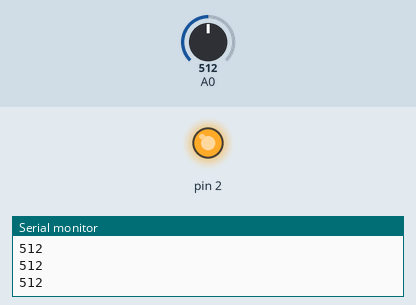
Simulated run of this sketch. Board: Arduino Uno, built with avr-gcc and run on an emulated ATmega328P. On the bench: output pins drawn as LEDs (lit = HIGH), the last lines printed to the serial monitor. The inputs (shaded band) are chosen by the test bench; at power-on: A0 = 512.

Above: at 1.2 s.
1.3 s: A0 set to 114
2.8 s: A0 set to 94
At 4.0 s:
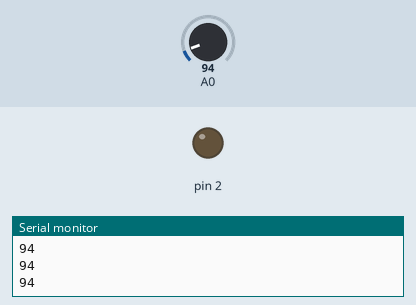
4.3 s: A0 set to 115
At 5.5 s:
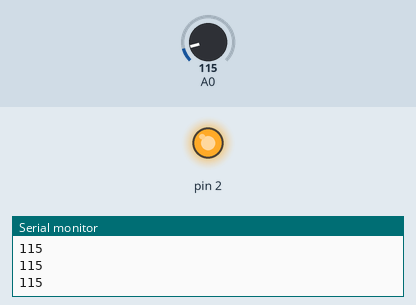
5.8 s: A0 set to 95
At 7.1 s:
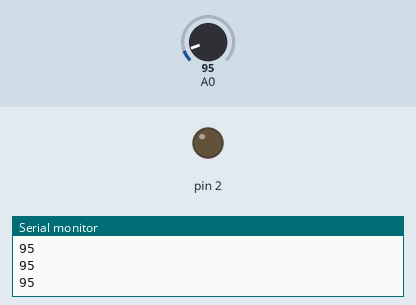
Timing chart, 0 to 8.3 s (numbered marks = the images above; inputs shaded):
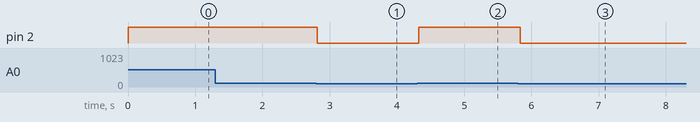

Measured:
- the behaviour switches between 106 and 105 on A0 (found by bisection; images 0 and 1)
- after the input at 2.8 s, pin 2: HIGH → LOW at once
- after the input at 4.3 s, pin 2: LOW → HIGH at once
- after the input at 5.8 s, pin 2: HIGH → LOW at once

The sketch:

seismograf_code.ino.ino
```cpp
int water = 0;
void setup (){
  Serial.begin(9600);
  pinMode(A0, INPUT);
  pinMode(2, OUTPUT);
}
void loop()
{
  water = analogRead(A0);
  Serial.println(water);
  if (water > 105) {
    digitalWrite(2, HIGH);
  } else{
    digitalWrite(2, LOW);
  }
  delay(50);
}
```
